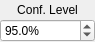
<?xml version="1.0" encoding="UTF-8"?>
<ui version="4.0">
 <class>Form</class>
 <widget class="QWidget" name="Form">
  <property name="geometry">
   <rect>
    <x>0</x>
    <y>0</y>
    <width>95</width>
    <height>42</height>
   </rect>
  </property>
  <property name="windowTitle">
   <string>Form</string>
  </property>
  <layout class="QHBoxLayout" name="horizontalLayout">
   <property name="margin">
    <number>0</number>
   </property>
   <item>
    <layout class="QVBoxLayout" name="verticalLayout">
     <property name="spacing">
      <number>0</number>
     </property>
     <item>
      <widget class="QLabel" name="label">
       <property name="text">
        <string>Conf. Level</string>
       </property>
       <property name="alignment">
        <set>Qt::AlignCenter</set>
       </property>
      </widget>
     </item>
     <item>
      <widget class="QDoubleSpinBox" name="conf_level_spinbox">
       <property name="suffix">
        <string>%</string>
       </property>
       <property name="decimals">
        <number>1</number>
       </property>
       <property name="minimum">
        <double>50.000000000000000</double>
       </property>
       <property name="maximum">
        <double>99.900000000000006</double>
       </property>
       <property name="singleStep">
        <double>0.100000000000000</double>
       </property>
       <property name="value">
        <double>95.000000000000000</double>
       </property>
      </widget>
     </item>
    </layout>
   </item>
  </layout>
 </widget>
 <resources/>
 <connections/>
</ui>
